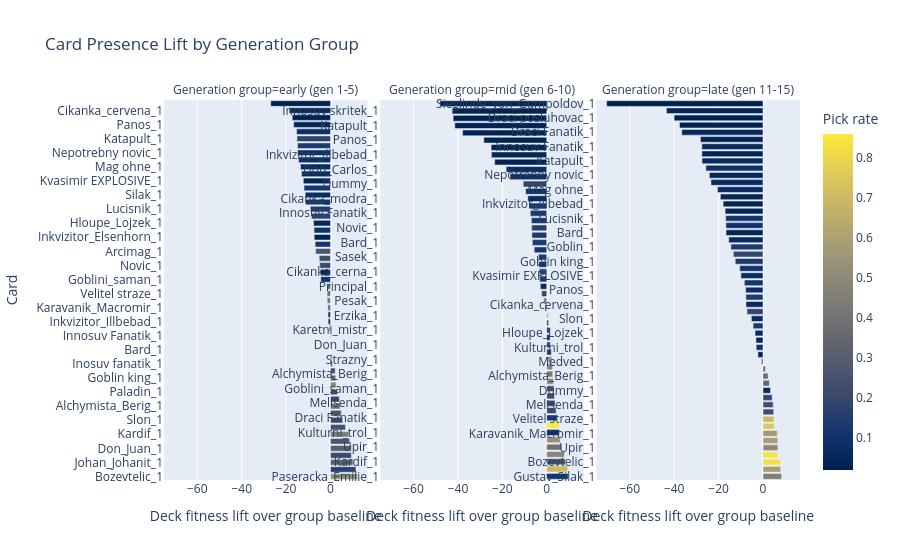

This figure's notebook cell:
### Markdown cell above
## Card Presence Lift

This graph answers: which cards are associated with better decks within each generation group?

Presence lift is average fitness of decks containing the card minus baseline average fitness for the same generation group. This keeps early weak decks and late stronger decks separated.

How to read it:

- Positive lift means the card appears in better-than-average decks for that group.
- A card with high lift and high pick rate is a strong balance candidate.
- A card with high lift but low pick rate is a possible underexplored card.
- A card with high pick rate but negative lift may be over-selected by the deck builder.

Important limitation: this is a deck-composition statistic, not drawn win rate or played win rate.

### Code cell
plot_card_presence_lift_timeline(group_count=3, top_n_per_group=60, min_times_played=2).show()

### Figure 1 — Plotly figure (JSON) as saved in the notebook; plotly's stock layout.template omitted (floating-point values rounded to 4 significant figures; data arrays with more than 128 entries replaced by an {"elided": "..."} marker saying what was removed)
{"data": [{"customdata": {"elided": "54x5 float values"}, "hovertemplate": "Generation group=early (gen 1-5)<br>Deck fitness lift over group baseline=%{x}<br>Card=%{y}<br>times_played=%{customdata[0]}<br>average_score_when_present=%{customdata[1]:.2f}<br>baseline_score=%{customdata[2]:.2f}<br>average_copies=%{customdata[3]:.2f}<br>Pick rate=%{marker.color:.1%}<extra></extra>", "legendgroup": "", "marker": {"color": [0.52, 0.17, 0.31, 0.21, 0.3, 0.26, 0.45, 0.25, 0.23, 0.25, 0.39, 0.19, 0.23, 0.49, 0.32, 0.23, 0.17, 0.33, 0.11, 0.22, 0.29, 0.22, 0.1, 0.09, 0.36, 0.42, 0.39, 0.36, 0.11, 0.05, 0.2, 0.22, 0.27, 0.12, 0.03, 0.11, 0.05, 0.18, 0.15, 0.12, 0.07, 0.12, 0.04, 0.08, 0.06, 0.08, 0.09, 0.14, 0.18, 0.09, 0.04, 0.02, 0.04, 0.02], "coloraxis": "coloraxis", "pattern": {"shape": ""}}, "name": "", "orientation": "h", "showlegend": false, "textposition": "auto", "type": "bar", "x": [12.08, 11.46, 10.08, 9.385, 9.381, 8.628, 8.265, 6.757, 5.464, 4.813, 4.355, 3.978, 3.123, 2.524, 2.328, 2.094, 0.7843, 0.6338, 0.05303, -0.178, -0.2385, -0.5417, -1.067, -1.111, -1.176, -1.486, -1.528, -1.634, -4.371, -4.567, -4.854, -5.087, -6.682, -6.917, -7.333, -7.417, -7.65, -8.542, -9.094, -11.24, -11.37, -11.92, -12.25, -13.03, -13.53, -14.38, -14.81, -14.83, -15.12, -15.27, -16.6, -17.25, -18.6, -26.92], "xaxis": "x", "y": ["Bozevtelic_1", "Principal_1", "Johan_Johanit_1", "Cikanka_cerna_1", "Don_Juan_1", "Gustav_Silak_1", "Kardif_1", "Pesak_1", "Slon_1", "Giovanni_Luppino_1", "Alchymista_Berig_1", "Skret_1", "Paladin_1", "Asketa_1", "Goblin king_1", "Upir_1", "Inosuv fanatik_1", "Strazny_1", "Bard_1", "Zabijak_1", "Innosuv Fanatik_1", "Dummy_1", "Inkvizitor_Illbebad_1", "Draci Fanatik_1", "Karavanik_Macromir_1", "Medved_1", "Velitel straze_1", "Erzika_1", "Goblini_saman_1", "Kulturni_trol_1", "Novic_1", "Cikanka_modra_1", "Arcimag_1", "Goblin_1", "Inkvizitor_Elsenhorn_1", "Innosuv skritek_1", "Hloupe_Lojzek_1", "Sasek_1", "Lucisnik_1", "Don_Carlos_1", "Silak_1", "Sieglinde_von_Gumpoldov_1", "Kvasimir EXPLOSIVE_1", "Gorax_1", "Mag ohne_1", "Karetni_mistr_1", "Nepotrebny novic_1", "Melisenda_1", "Katapult_1", "Draci posluhovac_1", "Panos_1", "Roderik_von_Gumpoldov_1", "Cikanka_cervena_1", "Devocius_1"], "yaxis": "y"}, {"customdata": {"elided": "52x5 float values"}, "hovertemplate": "Generation group=mid (gen 6-10)<br>Deck fitness lift over group baseline=%{x}<br>Card=%{y}<br>times_played=%{customdata[0]}<br>average_score_when_present=%{customdata[1]:.2f}<br>baseline_score=%{customdata[2]:.2f}<br>average_copies=%{customdata[3]:.2f}<br>Pick rate=%{marker.color:.1%}<extra></extra>", "legendgroup": "", "marker": {"color": [0.11, 0.7, 0.25, 0.49, 0.39, 0.53, 0.07, 0.86, 0.11, 0.21, 0.2, 0.25, 0.23, 0.5, 0.43, 0.46, 0.57, 0.15, 0.16, 0.09, 0.13, 0.18, 0.41, 0.23, 0.45, 0.19, 0.08, 0.14, 0.19, 0.11, 0.13, 0.12, 0.13, 0.13, 0.16, 0.13, 0.14, 0.13, 0.06, 0.08, 0.18, 0.07, 0.08, 0.03, 0.05, 0.02, 0.03, 0.04, 0.03, 0.02, 0.03, 0.04], "coloraxis": "coloraxis", "pattern": {"shape": ""}}, "name": "", "orientation": "h", "showlegend": false, "textposition": "auto", "type": "bar", "x": [9.667, 9.408, 8.313, 7.976, 6.722, 6.055, 5.714, 5.635, 4.583, 4.21, 3.762, 3.513, 3.29, 3.005, 2.7, 2.542, 2.306, 2.072, 1.583, 1.491, 1.212, 0.8287, 0.4472, -0.8116, -1.467, -2.272, -2.896, -3.185, -3.386, -3.621, -3.686, -5.66, -6.474, -6.667, -6.807, -6.91, -7.405, -7.878, -8.528, -9.5, -10.59, -16.54, -18.28, -23.44, -24.92, -25.04, -28.36, -37.92, -41.42, -42.17, -42.61, -48.15], "xaxis": "x2", "y": ["Paseracka_Emilie_1", "Johan_Johanit_1", "Kardif_1", "Gustav_Silak_1", "Upir_1", "Asketa_1", "Kulturni_trol_1", "Bozevtelic_1", "Draci Fanatik_1", "Medved_1", "Melisenda_1", "Slon_1", "Goblini_saman_1", "Karavanik_Macromir_1", "Alchymista_Berig_1", "Velitel straze_1", "Strazny_1", "Gorax_1", "Don_Juan_1", "Lucisnik_1", "Karetni_mistr_1", "Goblin king_1", "Erzika_1", "Skret_1", "Pesak_1", "Inosuv fanatik_1", "Principal_1", "Giovanni_Luppino_1", "Cikanka_cerna_1", "Zabijak_1", "Sasek_1", "Arcimag_1", "Bard_1", "Cikanka_cervena_1", "Novic_1", "Paladin_1", "Innosuv Fanatik_1", "Inkvizitor_Elsenhorn_1", "Cikanka_modra_1", "Silak_1", "Dummy_1", "Goblin_1", "Don_Carlos_1", "Kvasimir EXPLOSIVE_1", "Inkvizitor_Illbebad_1", "Nepotrebny novic_1", "Panos_1", "Mag ohne_1", "Katapult_1", "Sieglinde_von_Gumpoldov_1", "Innosuv skritek_1", "Draci posluhovac_1"], "yaxis": "y2"}, {"customdata": {"elided": "53x5 float values"}, "hovertemplate": "Generation group=late (gen 11-15)<br>Deck fitness lift over group baseline=%{x}<br>Card=%{y}<br>times_played=%{customdata[0]}<br>average_score_when_present=%{customdata[1]:.2f}<br>baseline_score=%{customdata[2]:.2f}<br>average_copies=%{customdata[3]:.2f}<br>Pick rate=%{marker.color:.1%}<extra></extra>", "legendgroup": "", "marker": {"color": [0.45, 0.58, 0.83, 0.84, 0.5, 0.59, 0.57, 0.75, 0.69, 0.23, 0.23, 0.19, 0.06, 0.34, 0.36, 0.35, 0.24, 0.03, 0.1, 0.05, 0.08, 0.13, 0.07, 0.19, 0.06, 0.14, 0.07, 0.12, 0.07, 0.11, 0.14, 0.19, 0.14, 0.06, 0.04, 0.1, 0.11, 0.04, 0.03, 0.05, 0.07, 0.06, 0.04, 0.09, 0.06, 0.03, 0.06, 0.04, 0.05, 0.02, 0.02, 0.04, 0.02], "coloraxis": "coloraxis", "pattern": {"shape": ""}}, "name": "", "orientation": "h", "showlegend": false, "textposition": "auto", "type": "bar", "x": [8.383, 7.937, 7.893, 6.692, 6.683, 6.678, 6.45, 5.019, 4.877, 4.822, 4.598, 4.123, 3.389, 2.88, 2.296, 1.083, -0.6771, -2.278, -3.05, -3.183, -3.594, -4.468, -5.238, -7.202, -7.653, -7.708, -7.81, -8.382, -9.94, -10.48, -12.51, -13.37, -14.48, -15.43, -16.65, -16.69, -16.8, -17.06, -17.94, -19.2, -20.5, -23.43, -24.17, -25.74, -27.47, -27.53, -27.54, -28.19, -36.57, -37.58, -40.04, -43.48, -70.42], "xaxis": "x3", "y": ["Gustav_Silak_1", "Strazny_1", "Bozevtelic_1", "Johan_Johanit_1", "Upir_1", "Goblini_saman_1", "Karavanik_Macromir_1", "Asketa_1", "Velitel straze_1", "Devocius_1", "Melisenda_1", "Gorax_1", "Dummy_1", "Don_Carlos_1", "Alchymista_Berig_1", "Zabijak_1", "Medved_1", "Novic_1", "Kulturni_trol_1", "Giovanni_Luppino_1", "Hloupe_Lojzek_1", "Silak_1", "Slon_1", "Inosuv fanatik_1", "Cikanka_cervena_1", "Erzika_1", "Panos_1", "Pesak_1", "Kvasimir EXPLOSIVE_1", "Inkvizitor_Elsenhorn_1", "Goblin king_1", "Kardif_1", "Goblin_1", "Arcimag_1", "Bard_1", "Don_Juan_1", "Lucisnik_1", "Innosuv skritek_1", "Inkvizitor_Illbebad_1", "Cikanka_cerna_1", "Mag ohne_1", "Karetni_mistr_1", "Nepotrebny novic_1", "Skret_1", "Katapult_1", "Sasek_1", "Innosuv Fanatik_1", "Principal_1", "Draci Fanatik_1", "Cikanka_modra_1", "Draci posluhovac_1", "Paseracka_Emilie_1", "Sieglinde_von_Gumpoldov_1"], "yaxis": "y3"}], "layout": {"annotations": [{"font": {}, "showarrow": false, "text": "Generation group=early (gen 1-5)", "x": 0.16, "xanchor": "center", "xref": "paper", "y": 1, "yanchor": "bottom", "yref": "paper"}, {"font": {}, "showarrow": false, "text": "Generation group=mid (gen 6-10)", "x": 0.5, "xanchor": "center", "xref": "paper", "y": 1, "yanchor": "bottom", "yref": "paper"}, {"font": {}, "showarrow": false, "text": "Generation group=late (gen 11-15)", "x": 0.84, "xanchor": "center", "xref": "paper", "y": 1, "yanchor": "bottom", "yref": "paper"}], "barmode": "relative", "coloraxis": {"autocolorscale": false, "colorbar": {"title": {"text": "Pick rate"}}, "colorscale": [[0, "#00224e"], [0.1111, "#123570"], [0.2222, "#3b496c"], [0.3333, "#575d6d"], [0.4444, "#707173"], [0.5556, "#8a8678"], [0.6667, "#a59c74"], [0.7778, "#c3b369"], [0.8889, "#e1cc55"], [1, "#fee838"]]}, "legend": {"tracegroupgap": 0}, "title": {"text": "Card Presence Lift by Generation Group"}, "xaxis": {"anchor": "y", "domain": [0, 0.32], "title": {"text": "Deck fitness lift over group baseline"}}, "xaxis2": {"anchor": "y2", "domain": [0.34, 0.66], "matches": "x", "title": {"text": "Deck fitness lift over group baseline"}}, "xaxis3": {"anchor": "y3", "domain": [0.68, 1.0], "matches": "x", "title": {"text": "Deck fitness lift over group baseline"}}, "yaxis": {"anchor": "x", "domain": [0, 1], "showticklabels": true, "title": {"text": "Card"}}, "yaxis2": {"anchor": "x2", "domain": [0, 1], "showticklabels": true}, "yaxis3": {"anchor": "x3", "domain": [0, 1], "showticklabels": true}}}
